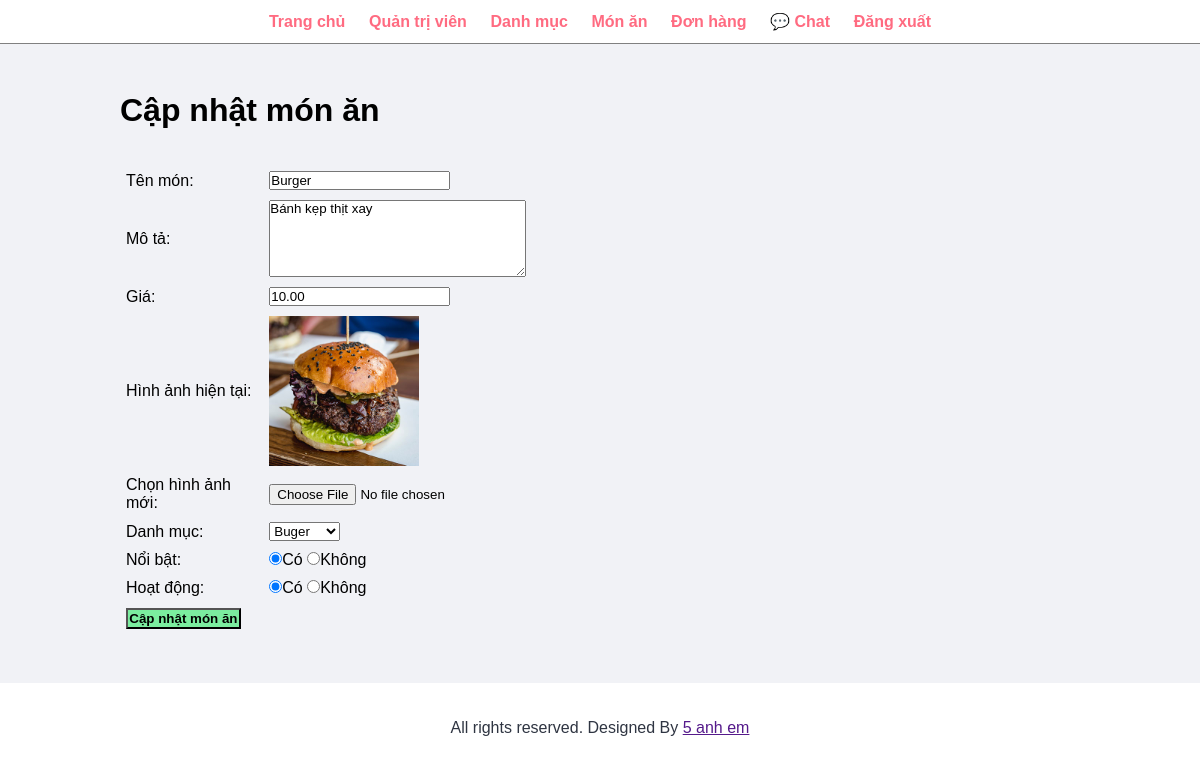
Screenshot of /admin/update-food.php?id=52 (signed in) with the database file from the repository.
### tables this page shows
CREATE TABLE `tbl_food` (
  `id` int(10) UNSIGNED NOT NULL,
  `title` varchar(150) NOT NULL,
  `description` varchar(255) NOT NULL,
  `price` decimal(10,2) NOT NULL,
  `image_name` varchar(255) NOT NULL,
  `category_id` int(10) UNSIGNED NOT NULL,
  `featured` varchar(10) NOT NULL,
  `active` varchar(10) NOT NULL
);

CREATE TABLE `tbl_category` (
  `id` int(10) UNSIGNED NOT NULL,
  `title` varchar(100) NOT NULL,
  `featured` varchar(10) NOT NULL,
  `active` varchar(10) NOT NULL,
  `image_name` varchar(255) NOT NULL
);

### admin/update-food.php (the view, shortened to what this page needs)
<?php include('partials/menu.php'); ?>
<?php
    if(isset($_GET['id']))
    {
        $id=$_GET['id'];
        $sql2="SELECT * FROM tbl_food WHERE id='$id'";
        $res2=mysqli_query($conn, $sql2);
        $row2=mysqli_fetch_assoc($res2);
        $title = $row2['title'];
        $description = $row2['description'];
        $price = $row2['price'];
        $current_image = $row2['image_name'];
        $current_category = $row2['category_id'];
        $featured = $row2['featured'];
        $active = $row2['active'];
    }
    else
    {
        header('location:'.SITEURL.'admin/manage-food.php');
    }
?>
<div class='main-content'>
    <div class='wrapper'>
        <h1>Cập nhật món ăn</h1>
        <br><br>
        <form action="" method="post" enctype="multipart/form-data">
            <table class='tbl-30'>
            <tr>
                    <td>Tên món: </td>
                    <td>
                        <input type="text" name="title" value="<?php echo $title; ?>">
                    </td>
                </tr>
                <tr>
                    <td>Mô tả: </td>
                    <td>
                        <textarea name="description" cols="30" rows="5"><?php echo $description; ?></textarea>
                    </td>
                </tr>
                <tr>
                    <td>Giá: </td>
                    <td>
                        <input type="number" name="price" value="<?php echo $price; ?>" min="0">
                    </td>
                </tr>
                <tr>
                    <td>Hình ảnh hiện tại: </td>
                    <td>
                        <?php
                        if($current_image == "")
                        {
                            echo "<div class='error'>Chưa có hình ảnh.</div>";
                        }
                        else
                        {
                            ?>
                            <img src="<?php echo SITEURL; ?>image/food/<?php echo $current_image ?>" width="150px">
                            <?php
                        }
                        ?>
                    </td>
                </tr>
                <tr>
                    <td>Chọn hình ảnh mới: </td>
                    <td>
                        <input type="file" name="image">
                    </td>
                </tr>
                <tr>
                    <td>Danh mục: </td>
                    <td>
                        <select name="category">
                            <?php
                                $sql="SELECT * FROM tbl_category WHERE active='Yes'";
                                $res = mysqli_query($conn, $sql);
                                $count = mysqli_num_rows($res);
                                if($count>0)
                                {
                                    while($row=mysqli_fetch_assoc($res))
                                    {
                                        $category_id = $row['id'];
                                        $category_title = $row['title'];
                                        ?>
                                        <option <?php if($current_category==$category_id){echo "selected";} ?> value="<?php echo $category_id; ?>"><?php echo $category_title; ?></option>
                                        <?php
                                    }
                                }
                                else
                                {
                                    ?>
                                     <option value="0">Không tìm thấy danh mục</option>
                                     <?php
                                }
                            ?>
                        </select>
                    </td>
                </tr>
                <tr>
                    <td>Nổi bật: </td>
                    <td>
                        <input <?php if($featured == "Yes"){echo "checked";} ?> type="radio" name="featured" value="Yes">Có
                        <input <?php if($featured == "No"){echo "checked";}?> type="radio" name="featured" value="No">Không
                    </td>
                </tr>
                <tr>
                    <td>Hoạt động: </td>
                    <td>
                        <input <?php if($active == "Yes"){echo "checked";} ?> type="radio" name="active" value="Yes">Có
                        <input <?php if($active == "No"){echo "checked";} ?> type="radio" name="active" value="No">Không
                    </td>
                </tr>
                <tr>
                    <td>
                        <input type="submit" name="submit" value="Cập nhật món ăn" class = "btn-secondary">
                    </td>
                </tr>
            </table>
        </form>
    </div>
</div>
<?php include('partials/footer.php'); ?>

### css/admin.css (style rules this page uses)
* { margin: 0; padding: 0; font-family: Arial, Helvetica, sans-serif; }
.wrapper { padding: 1%; width: 80%; margin: 0 auto; }
table tr td { padding: 1%; }
.btn-secondary { background-color: #7bed9f; padding: 1%; color: black; text-decoration: none; font-weight: bold; }
.main-content { background-color: #f1f2f6; padding: 3% 0; }

### rows the page displays
tbl_food: title "Burger", description "Bánh kẹp thịt xay", price "10.00", image_name (picture), category "Buger", featured "☑", active "☑"
